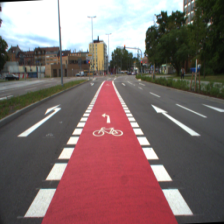
#> input picture feature_visualization/00454.png, 224 x 224 px
$ python feature_extraction_visualisation.py
#> lines starting #> are read from the running program, lines starting #| are printed output that depends on the picture
'''
feature visualization of different features
'''
import cv2
import numpy as np

image = cv2.imread('00454.png')
#> image is the input picture: shape (224, 224, 3); mean B, G, R 107.6, 108.4, 128.8
#SIFT
sift_features = cv2.xfeatures2d.SIFT_create().detect(image)
#> sift_features = 279 keypoints; strongest (x, y, size): (161, 173, 9.8), (150, 154, 7.3), (57, 172, 9.9), (66, 153, 7)
img_sift = cv2.drawKeypoints(image,sift_features,np.array([]),(0,0,255),flags =0)
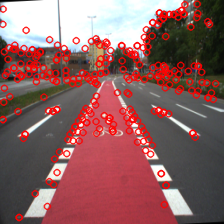
#> img_sift: shape (224, 224, 3); mean B, G, R 96.4, 96.6, 141.7
#SURF
#> (the run stopped early here; a loop or call above may not have finished)
